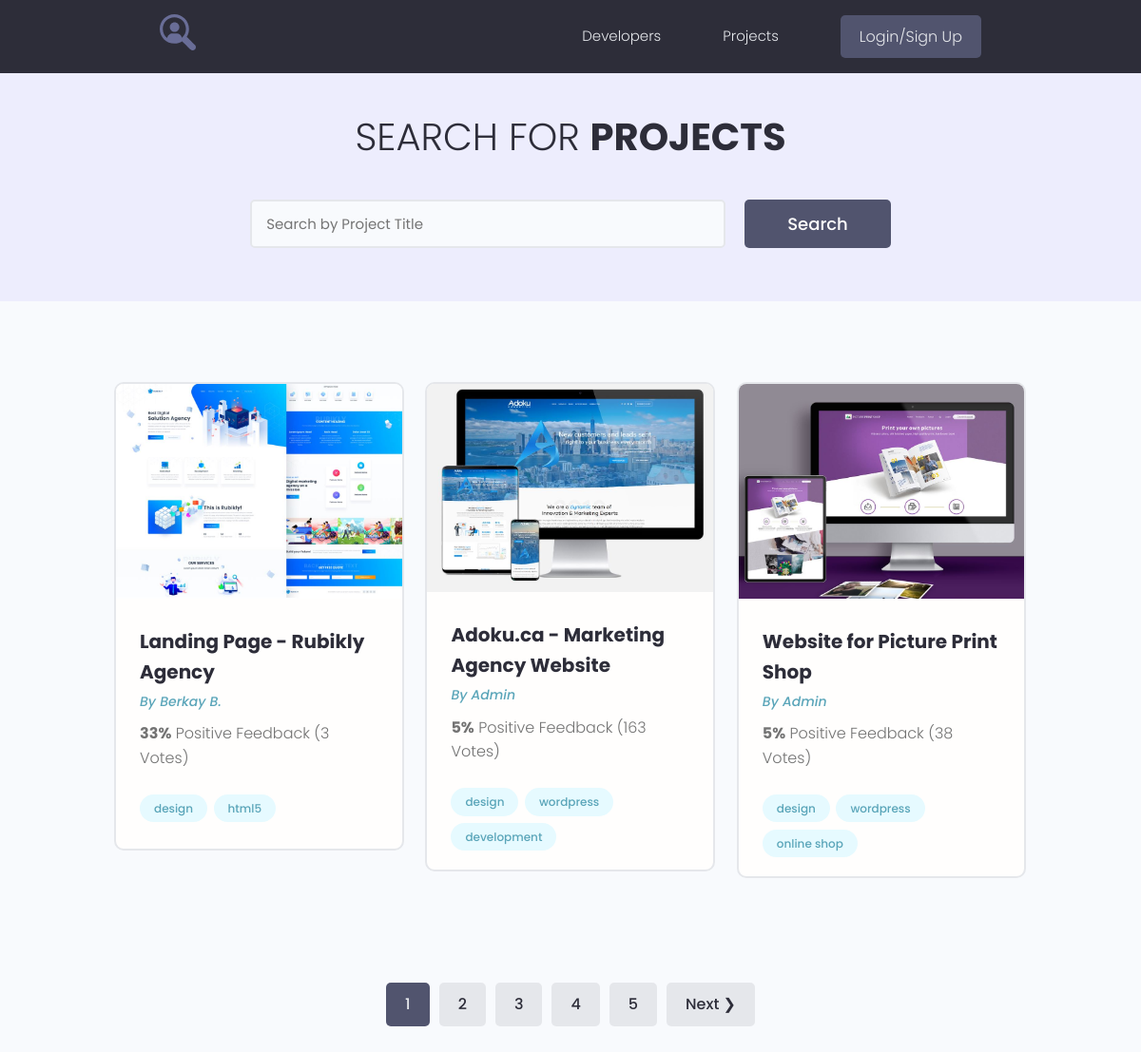
/projects/, run on the app's committed database.
### projects/models.py (models this page shows, shortened)
class Project(models.Model):
    owner = models.ForeignKey(Profile, on_delete=models.SET_NULL, blank=True, null=True)
    title = models.CharField(max_length=200)
    description = models.TextField(blank=True)
    featured_image = models.ImageField(blank=True, default="default.jpg", upload_to="projects/%Y/%m/%d/")
    demo_link = models.CharField(max_length=500, blank=True)
    source_link = models.CharField(max_length=500, blank=True)
    tags = models.ManyToManyField(Tag, blank=True)
    vote_total = models.IntegerField(default=0)
    vote_ratio = models.IntegerField(default=0)
    created = models.DateTimeField(auto_now_add=True)
    class Meta:
        ordering = ['-vote_ratio', '-vote_total', 'title']

class Tag(models.Model):
    name = models.CharField(max_length=200)
    created = models.DateTimeField(auto_now_add=True)
    def __str__(self):
        return self.name

### users/models.py (models this page shows, shortened)
class Profile(models.Model):
    user = models.OneToOneField(User, on_delete=models.CASCADE, blank=True)
    name = models.CharField(max_length=200, blank=True)
    email = models.EmailField(max_length=200, blank=True)
    username = models.CharField(max_length=200, blank=True)
    short_intro = models.CharField(max_length=200, blank=True)
    bio = models.TextField(blank=True)
    profile_image = models.ImageField(default="profiles/user-default.png", upload_to="profiles/")
    social_github = models.CharField(max_length=200, blank=True)
    social_youtube = models.CharField(max_length=200, blank=True)
    social_website = models.CharField(max_length=200, blank=True)
    created = models.DateTimeField(auto_now_add=True)

### projects/views.py (the view)
# urls.py: path('projects/', include('projects.urls')),
def projects(request):
    pr, search_query = search_projects(request)
    custom_range, pr = paginate_projects(request, pr, 3)
    context = {
        'projects': pr,
        'search_query': search_query,
        'custom_range': custom_range
    }
    return render(request, "projects/projects.html", context)

### projects/utils.py (called while the page is built)
def paginate_projects(request, pr, results):
    page = request.GET.get('page')
    paginator = Paginator(pr, results)
    try:
        pr = paginator.page(page)
    except PageNotAnInteger:
        page = 1
        pr = paginator.page(page)
    except EmptyPage:
        page = paginator.num_pages
        pr = paginator.page(page)
    right_index = int(page) + 5
    if right_index > paginator.num_pages:
        right_index = paginator.num_pages + 1
    left_index = int(page) - 4
    if left_index < 1:
        left_index = 1
    custom_range = range(left_index, right_index)
    return custom_range, pr

def search_projects(request):
    search_query = ''
    if request.GET.get('search_query'):
        search_query = request.GET.get('search_query')
    pr = Project.objects.filter(
        Q(title__icontains=search_query) |
        Q(description__icontains=search_query) |
        Q(owner__name__icontains=search_query)
    )
    return pr, search_query

### projects/templates/projects/projects.html (shortened to what this page needs)
{% extends 'projects/base.html' %}
{% block content %}
<main class="projects">
    <section class="hero-section text-center">
        <div class="container container--narrow">
            <div class="hero-section__box">
                <h2>Search for <span>Projects</span></h2>
            </div>
            <div class="hero-section__search">
                <form id="search" class="form" action="{% url 'projects' %}" method="get">
                    <div class="form__field">
                        <input class="input input--text" id="formInput#search" type="text" name="search_query"
                               value="{{ search_query }}"
                               placeholder="Search by Project Title"/>
                    </div>
                    <input class="btn btn--sub btn--lg" type="submit" value="Search"/>
                </form>
            </div>
        </div>
    </section>
    <section class="projectsList">
        <div class="container">
            <div class="grid grid--three">
                {% for project in projects %}
                <div class="column">
                    <div class="card project">
                        <a href="{% url 'project' project.id %}" class="project">
                            <img class="project__thumbnail" src="{{ project.featured_image.url }}"
                                 alt="project thumbnail"/>
                            <div class="card__body">
                                <h3 class="project__title">{{ project.title }}</h3>
                                <p><a class="project__author" href="{% url 'user_profile' project.owner.id %}">
                                    By {{project.owner.name}}</a></p>
                                <p class="project--rating">
                                    <span style="font-weight: bold;">{{ project.vote_ratio }}%</span> Positive
                                    Feedback ({{ project.vote_total }} Vote{{ project.vote_total|pluralize:'s' }})
                                </p>
                                <div class="project__tags">
                                    {% for tag in project.tags.all %}
                                    <span class="tag tag--pill tag--main">
                      <small>{{ tag }}</small>
                    </span>
                                    {% endfor %}
                                </div>
                            </div>
                        </a>
                    </div>
                </div>
                {% endfor %}
            </div>
        </div>
    </section>
    {% include 'projects/pagination.html' with queryset=projects %}
</main>
{% endblock %}

### projects/static/styles/app.css (style rules this page uses)
:root { --color-sub: #2d2d39; }
.btn--sub { background-color: var(--color-sub-light); }
.card { border: 2px solid var(--color-light); }
img { width: 100%; }
.hero-section { height: 40vh; display: flex; align-items: center; background-color: var(--color-sub); }
.hero-section__box { margin-bottom: 4rem; }
.hero-section__box > h2, .hero-section__box > h2 > span { font-size: 4rem; color: var(--color-light); line-height: 1.3; text-transform: uppercase; }
.hero-section__box > h2 { font-weight: 300; }
.hero-section__box > h2 > span { font-weight: 700; }
.hero-section__search > .form { display: flex; align-items: center; justify-content: center; gap: 2rem; }
.hero-section__search > .form input.input--text { width: 50rem; }
.project__author { font-size: 1.4rem; font-style: italic; }
.project--rating { margin-bottom: 1.6em; margin-top: .5em; }
.projects > .hero-section { background: var(--color-sub-lighter); height: 30vh; }
.projects .hero-section__box { margin-bottom: 2.5rem; }
.projects .hero-section__box > h2 { color: var(--color-sub); }
.projects .hero-section__box > h2 > span { font-weight: 700; color: var(--color-sub); }
.projectsList { margin-top: 8rem; }
.project__thumbnail { object-fit: cover; object-position: top center; width: 100%; }
.project__title { font-size: 2rem; font-weight: 700; color: var(--color-sub); }

### projects/static/uikit/styles/modules/_variables.css (style rules this page uses)
:root { --color-main: #5aa5b9; --color-main-light: #e6faff; --color-sub: #3f4156; --color-sub-light: #51546e; --color-sub-lighter: #ededfd; --color-text: #737373; --color-gray: #8b8b8b; --color-light: #e5e7eb; --color-light-gray: #767676; --color-bg: #f8fafd; --color-white: #fffefd; --color-white-light: #f3f3f3; --color-success: #359e64; --color-success-bg: #def8e8; --color-error: #fc4b0b; --color-error-bg: #fff2ee; --font-base: 'Poppins', arial, helvetica, 'Segoe UI', roboto, ubuntu, sans-serif; --font-monospace: 'Fira Code', 'Courier New', courier, monospace; --font-regular: 300; --font-medium: 500; --font-bold: 700; --generic-shadow: 1px 1px 5px #00000010; --generic-transition: all 0.3s ease-in-out; }

### projects/static/uikit/styles/modules/_base.css (style rules this page uses)
* { margin: 0; padding: 0; box-sizing: border-box; text-rendering: optimizeLegibility; color: inherit; font-size: inherit; }
html { font-size: 50%; }
@media only screen and (min-width: 480px) { html { font-size: 56.25%; } }
@media only screen and (min-width: 1200px) { html { font-size: 62.5%; } }
body { line-height: 1.6; font-weight: 400; font-size: 1.5rem; color: var(--color-text); background-color: var(--color-bg); min-height: 100vh; }

### projects/static/uikit/styles/modules/_typography.css (style rules this page uses)
* { font-family: var(--font-base); }
h2 { font-size: 3.6rem; font-weight: var(--font-bold); }
h3 { font-size: 3.2rem; font-weight: var(--font-medium); }
p, span, strong { font-size: 1.6rem; color: var(--color-text); font-weight: var(--font-regular); }
a { padding-bottom: 2px; text-decoration: none; display: inline-block; color: var(--color-main); font-weight: var(--font-medium); }

### projects/static/uikit/styles/modules/_utilities.css (style rules this page uses)
.container { width: 92%; max-width: 165rem; margin: 0 auto; box-sizing: border-box; }
.container--narrow { width: 92%; max-width: 120rem; }
@media screen and (min-width: 1000px) { .container { width: 90%; } }
@media screen and (min-width: 1000px) { .container--narrow { width: 85%; } }
@media screen and (min-width: 1200px) { .container { width: 80%; } }
@media screen and (min-width: 1200px) { .container--narrow { width: 72%; } }
.text-center { text-align: center; }

### projects/static/uikit/styles/modules/_button.css (style rules this page uses)
.btn { display: inline-block; position: relative; cursor: pointer; background-color: var(--color-light); font-weight: var(--font-medium); color: var(--color-sub); text-decoration: none; padding: 1rem 2rem; border-radius: 0.5rem; border: none; width: -webkit-fit-content; width: -moz-fit-content; width: fit-content; height: -webkit-fit-content; height: -moz-fit-content; height: fit-content; font-size: 1.6rem; outline-width: 0; outline-color: transparent; -webkit-backface-visibility: hidden; backface-visibility: hidden; transition: all 0.3s ease-in-out; }
.btn--sub { background-color: var(--color-sub); color: var(--color-white); }
.btn--lg { font-size: 1.8rem; padding: 1.2rem 4.5rem; }

### projects/static/uikit/styles/modules/_card.css (style rules this page uses)
.card { border-radius: 1rem; background-color: var(--color-white); border: 1.5px solid var(--color-light); width: auto; height: auto; margin-top: 0.5rem; margin-bottom: 0.5rem; overflow: hidden; }
.card__body, .card__header { padding: 2rem 2.5rem; }

### data on the page
Project: featured_image (picture), title "Landing Page - Rubikly Agency", owner.name "Berkay B.", vote_ratio "33", vote_total "3"
Tag: name "design"
Tag: name "html5"
Project: featured_image (picture), title "Adoku.ca - Marketing Agency Website", owner.name "Admin", vote_ratio "5", vote_total "163"
Tag: name "wordpress"
Tag: name "development"
Project: featured_image (picture), title "Website for Picture Print Shop", owner.name "Admin", vote_ratio "5", vote_total "38"
Tag: name "online shop"

### other printed values
{{ page }} "1"
{{ page }} "2" "3" "4" "5"
